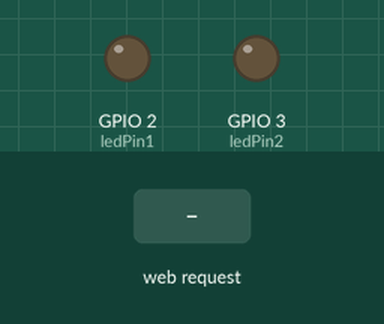
Recording of a sketch running on a simulated ESP32. On the bench: output pins drawn as LEDs (lit = HIGH). Inputs (shaded band) come from the test bench. WiFi joins after 1.5 s; servers stay silent unless stated; uploads are accepted with an empty reply; what the sketch prints to the serial monitor is not drawn.

Above: at 2.7 s.
2.8 s: HTTP request GET /led1on received
At 3.9 s:
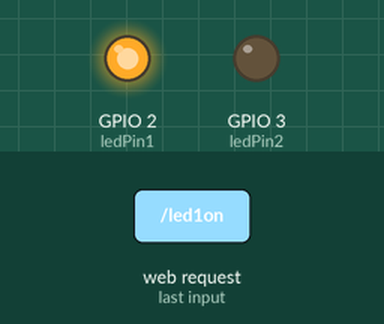
4.3 s: HTTP request GET /led2on received
At 5.0 s:
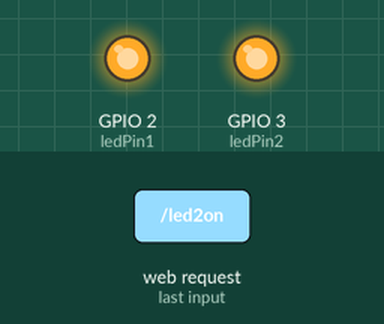
5.8 s: HTTP request GET /led1off received
At 6.1 s:
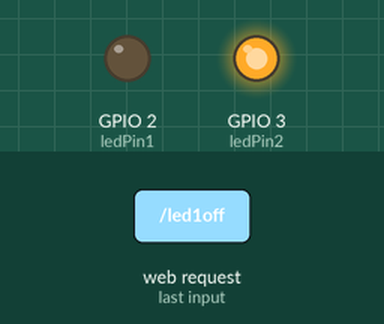
7.3 s: HTTP request GET /led2off received
At 8.5 s:
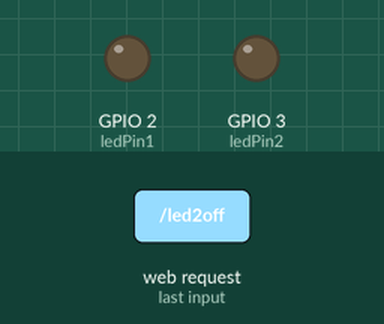
Timing chart, 0 to 9.8 s (numbered marks = the images above; inputs shaded):
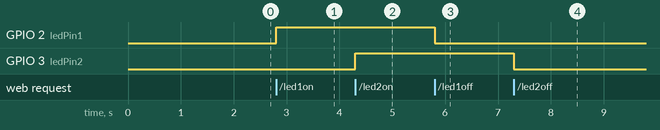

Measured:
- after the input at 2.8 s, GPIO 2 (ledPin1): LOW → HIGH at once
- after the input at 4.3 s, GPIO 3 (ledPin2): LOW → HIGH at once
- after the input at 5.8 s, GPIO 2 (ledPin1): HIGH → LOW at once
- after the input at 7.3 s, GPIO 3 (ledPin2): HIGH → LOW at once

The sketch:

Server_ESP32_led_ON_OFF.ino
```cpp
#include <WiFi.h>
#include <WebServer.h>
#include <HTTPClient.h>
#include <ArduinoJson.h>

// Configuración de red
const char* ssid = "laptop_ray";
const char* password = "44667788";

// Configuración del servidor Flask
const char* flaskServer = "raymundoss.pythonanywhere.com";
const String endpoint = "/update_status";

// Pines de los LEDs
const int ledPin1 = 2;  // Cambia según tu configuración
const int ledPin2 = 3;  // Cambia según tu configuración

// Identificador del equipo
const String deviceId = "Unitec_Ecatepec_02";

WebServer server(80);

// Variables para el estado de los LEDs
bool led1Status = false;
bool led2Status = false;

void setup() {
  Serial.begin(115200);
  pinMode(ledPin1, OUTPUT);
  pinMode(ledPin2, OUTPUT);

  // Conectar a WiFi
  WiFi.begin(ssid, password);
  while (WiFi.status() != WL_CONNECTED) {
    delay(500);
    Serial.print(".");
  }
  Serial.println("");
  Serial.println("WiFi conectado");
  Serial.println("Dirección IP: ");
  Serial.println(WiFi.localIP());

  // Configurar rutas del servidor web
  server.on("/", handleRoot);
  server.on("/led1on", handleLed1On);
  server.on("/led1off", handleLed1Off);
  server.on("/led2on", handleLed2On);
  server.on("/led2off", handleLed2Off);

  server.begin();
  Serial.println("Servidor HTTP iniciado");
}

void loop() {
  server.handleClient();
}

void handleRoot() {
  String html = R"=====(
  <!DOCTYPE html>
  <html lang="es">
  <head>
    <meta charset="UTF-8">
    <meta name="viewport" content="width=device-width, initial-scale=1.0">
    <title>Control de LEDs - Unitec Ecatepec</title>
    <style>
      body {
        font-family: Arial, sans-serif;
        text-align: center;
        background-color: #f0f0f0;
        margin: 0;
        padding: 20px;
      }
      h1 {
        color: #003366;
      }
      .btn {
        background-color: #0066cc;
        color: white;
        border: none;
        padding: 10px 20px;
        margin: 10px;
        border-radius: 5px;
        cursor: pointer;
        font-size: 16px;
        transition: background-color 0.3s;
      }
      .btn:hover {
        background-color: #004d99;
      }
      .btn-off {
        background-color: #cc0000;
      }
      .btn-off:hover {
        background-color: #990000;
      }
      .status {
        font-weight: bold;
        margin: 20px;
      }
    </style>
  </head>
  <body>
    <h1>Unitec Ecatepec - Skill Education 2025</h1>
    <h2>Control de LEDs</h2>

    <div>
      <h3>LED 1</h3>
      <button class="btn" onclick="location.href='/led1on'">Encender</button>
      <button class="btn btn-off" onclick="location.href='/led1off'">Apagar</button>
      <p class="status">Estado: %LED1STATUS%</p>
    </div>

    <div>
      <h3>LED 2</h3>
      <button class="btn" onclick="location.href='/led2on'">Encender</button>
      <button class="btn btn-off" onclick="location.href='/led2off'">Apagar</button>
      <p class="status">Estado: %LED2STATUS%</p>
    </div>
  </body>
  </html>
  )=====";

  // Reemplazar marcadores de posición con el estado actual
  html.replace("%LED1STATUS%", led1Status ? "Encendido" : "Apagado");
  html.replace("%LED2STATUS%", led2Status ? "Encendido" : "Apagado");

  server.send(200, "text/html", html);
}

void handleLed1On() {
  digitalWrite(ledPin1, HIGH);
  led1Status = true;
  sendStatusToFlask();
  server.sendHeader("Location", "/");
  server.send(303);
}

void handleLed1Off() {
  digitalWrite(ledPin1, LOW);
  led1Status = false;
  sendStatusToFlask();
  server.sendHeader("Location", "/");
  server.send(303);
}

void handleLed2On() {
  digitalWrite(ledPin2, HIGH);
  led2Status = true;
  sendStatusToFlask();
  server.sendHeader("Location", "/");
  server.send(303);
}

void handleLed2Off() {
  digitalWrite(ledPin2, LOW);
  led2Status = false;
  sendStatusToFlask();
  server.sendHeader("Location", "/");
  server.send(303);
}

void sendStatusToFlask() {
  if (WiFi.status() == WL_CONNECTED) {
    HTTPClient http;

    // Construir la URL del endpoint
    String url = "http://" + String(flaskServer) + endpoint;

    // Crear el objeto JSON
    DynamicJsonDocument doc(200);
    doc["device_id"] = deviceId;
    doc["led1_status"] = led1Status;
    doc["led2_status"] = led2Status;

    String jsonString;
    serializeJson(doc, jsonString);

    // Configurar la solicitud HTTP
    http.begin(url);
    http.addHeader("Content-Type", "application/json");

    // Enviar la solicitud POST
    int httpResponseCode = http.POST(jsonString);

    if (httpResponseCode > 0) {
      Serial.print("Código de respuesta HTTP: ");
      Serial.println(httpResponseCode);
      String response = http.getString();
      Serial.println(response);
    } else {
      Serial.print("Error en la solicitud: ");
      Serial.println(httpResponseCode);
    }

    http.end();
  } else {
    Serial.println("WiFi desconectado");
  }
}
```
